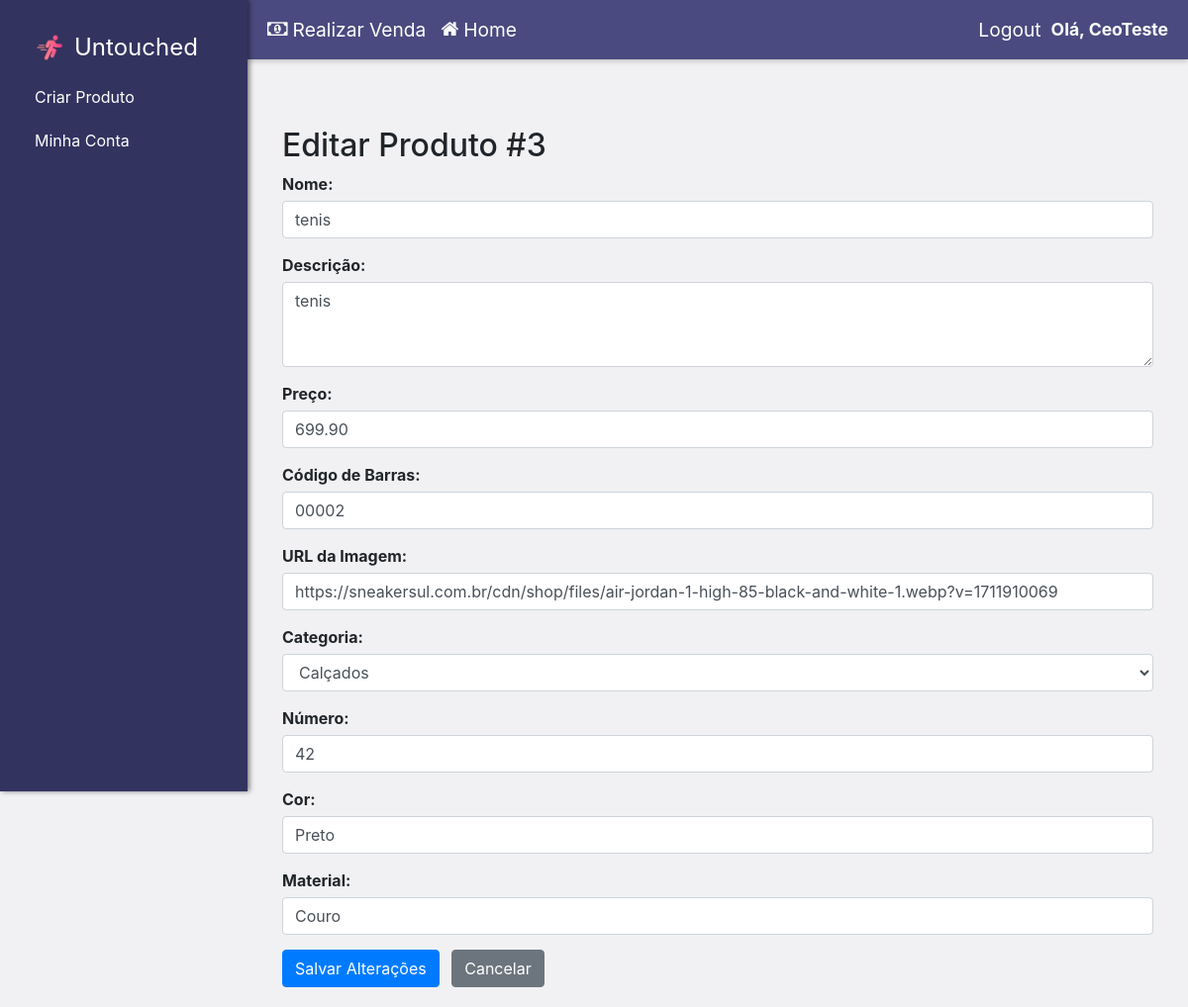
Page /prod/editar_produto/3 (signed in) on the committed database.
### website/model/Users/Staff.py (models this page shows, shortened)
class Staff(Funcionario):
    __mapper_args__ = {
        'polymorphic_identity': 4
    }

### website/model/Produtos/VestuarioMasculino.py (models this page shows, shortened)
class VestuarioMasculino(Produto):
    __mapper_args__ = {
        'polymorphic_identity': '2'
    }
    tamanho_masculino = db.Column(db.String(5))
    tecido_masculino = db.Column(db.String(20))

### website/controller/productController.py (the view, shortened to what this page needs)
@productC.route('/editar_produto/<int:produto_id>', methods=['GET', 'POST'])
@login_required
def editar_produto(produto_id):
    if not (current_user.is_authenticated and current_user.nivel >= 2):
        flash("Você não tem permissão para editar produtos.", 'danger')
        return redirect(url_for('homeC.home'))
    produto = ProdutoDatabaseService.get_produto_por_id(produto_id)
    if not produto:
        flash("Produto não encontrado.", 'danger')
        return redirect(url_for('productC.gerenciar_produtos'))
    return render_template('editar_produto.html', produto=produto)

### website/service/ProdutoDatabaseService.py (called while the page is built)
    @staticmethod
    def get_produto_por_id(produto_id):
        return Produto.query.get(produto_id)

### website/templates/editar_produto.html (shortened to what this page needs)
{% extends "layout.html" %}
{% block content %}
<div class="container mt-5">
    <h2>Editar Produto #{{ produto.id }}</h2>
    <form method="POST" action="{{ url_for('productC.editar_produto', produto_id=produto.id) }}">
        <div class="form-group">
            <label for="nome">Nome:</label>
            <input type="text" class="form-control" id="nome" name="nome" value="{{ produto.nome }}" required>
        </div>
        <div class="form-group">
            <label for="descricao">Descrição:</label>
            <textarea class="form-control" id="descricao" name="descricao" rows="3">{{ produto.descricao }}</textarea>
        </div>
        <div class="form-group">
            <label for="preco">Preço:</label>
            <input type="number" step="0.01" class="form-control" id="preco" name="preco" value="{{ "%.2f" | format(produto.preco | float) }}" required>
        </div>
        <div class="form-group">
            <label for="codigo_de_barras">Código de Barras:</label>
            <input type="text" class="form-control" id="codigo_de_barras" name="codigo_de_barras" value="{{ produto.codigo_de_barras }}" required>
        </div>
        <div class="form-group">
            <label for="imagem_url">URL da Imagem:</label>
            <input type="url" class="form-control" id="imagem_url" name="imagem_url" value="{{ produto.imagem_url }}">
        </div>
        <div class="form-group">
            <label for="categoria">Categoria:</label>
            <select class="form-control" id="categoria" name="categoria" onchange="mostrarCampos()">
                <option value="3" {% if produto.categoria == '3' %}selected{% endif %}>Calçados</option>
            </select>
        </div>
        <div id="calcados_campos" style="display: none;">
            <div class="form-group">
                <label for="numero_calcado">Número:</label>
                <input type="number" class="form-control" name="numero_calcado" value="{{ produto.numero if produto.numero is defined else '' }}">
            </div>
            <div class="form-group">
                <label for="cor_calcado">Cor:</label>
                <input type="text" class="form-control" name="cor_calcado" value="{{ produto.cor if produto.cor is defined else '' }}">
            </div>
            <div class="form-group">
                <label for="material_calcado">Material:</label>
                <input type="text" class="form-control" name="material_calcado" value="{{ produto.material if produto.material is defined else '' }}">
            </div>
        </div>
        <button type="submit" class="btn btn-primary">Salvar Alterações</button>
        <a href="{{ url_for('productC.gerenciar_produtos') }}" class="btn btn-secondary ml-2">Cancelar</a>
    </form>
</div>
{% endblock %}

### website/templates/layout.html (shortened to what this page needs)
<!DOCTYPE html>
<html>
<head>
    <link
        rel="stylesheet"
        href="https://stackpath.bootstrapcdn.com/bootstrap/4.4.1/css/bootstrap.min.css"
    />
    <link
        rel="stylesheet"
        href="https://stackpath.bootstrapcdn.com/font-awesome/4.7.0/css/font-awesome.min.css"
    />
</head>
<body>
    <div class="sidebar">
        <div class="navbar-nav">
            <a class="navbar-brand" href="{{ url_for('homeC.home') }}">
                <img src="{{ url_for('static', filename='images/logo.png') }}" alt="Nossa Logo" height="30">
                <span style="font-size: 1.2em;">Untouched</span>
            </a>
            {% block sidebar_specific_content %}
                {% if current_user.is_authenticated and current_user.tipo_usuario >= 5 %}
                    <a class="nav-item nav-link" href="{{ url_for('productC.criar_produto') }}">Criar Produto</a>
                {% endif %}
                {% if current_user.is_authenticated%}
                    {%if current_user.tipo_usuario > 2%}
                        <a class="nav-item nav-link" href="{{ url_for('homeC.home_funcionario') }}">Minha Conta</a>
                    {%else%}
                        <a class="nav-item nav-link" href="{{ url_for('homeC.home_cliente') }}">Minha Conta</a>
                    {%endif%}
                {%else%}
                    <a class="nav-item nav-link" href="{{ url_for('loginC.login_page') }}">Login</a>
                    <a class="nav-item nav-link" href="{{ url_for('signC.sign_up') }}">Sign Up</a>
                {% endif %}
            {% endblock %}
        </div>
    </div>
    <div class="main-content-area">
        <div class="topbar">
            <div class="welcome-section">
                {% if current_user.is_authenticated %}
                {% if current_user.is_authenticated and current_user.tipo_usuario > 3 %}
                    <a class="cart-link" href="{{ url_for('vendaC.carrinho_venda') }}">
                        <i class="fa fa-money"></i> Realizar Venda
                    </a>
                {% endif %}
                {%endif%}
                <a class="home-link" href="{{ url_for('homeC.home') }}">
                    <i class="fa fa-home"></i> Home
                </a>
            </div>
            <div class="auth-info">
                {% if current_user.is_authenticated %}
                    <a class="auth-link" href="{{ url_for('loginC.logout') }}">Logout</a>
                    <span class="welcome-message">Olá, {{ current_user.nome }}</span>
                {% else %}
                    <a class="auth-link" href="{{ url_for('loginC.login_page') }}">Login</a>
                    <a class="auth-link" href="{{ url_for('signC.sign_up') }}">Sign Up</a>
                {% endif %}
            </div>
        </div>
        <div class="content-wrapper">
          {% block content %}
          {% endblock %}
        </div>
    </div>
</body>
</html>

### website/templates/layout.html (style rules this page uses)
body { display: flex; min-height: 100vh; margin: 0; background-color: #eeeef0c5; }
.sidebar { width: 250px; flex-shrink: 0; background-color: #333360; color: white; padding: 20px; box-shadow: 2px 0 5px rgba(0,0,0,0.5); position: sticky; top: 0; height: 100vh; overflow-y: auto; display: flex; flex-direction: column; }
.sidebar .navbar-brand, .sidebar .nav-link { color: white !important; padding: 10px 15px; display: flex; align-items: center; text-decoration: none; }
.sidebar .navbar-brand img { margin-right: 10px; }
.main-content-area { flex-grow: 1; display: flex; flex-direction: column; }
.topbar { background-color: #4a4a80; color: white; padding: 10px 20px; display: flex; justify-content: space-between; align-items: center; box-shadow: 0 2px 5px rgba(0,0,0,0.2); height: 60px; flex-shrink: 0; }
.topbar .welcome-section { display: flex; align-items: center; gap: 15px; }
.topbar .welcome-message { font-size: 1.1em; font-weight: bold; }
.topbar .home-link, .topbar .cart-link, .topbar .auth-link, .topbar .my-account-link { color: white !important; text-decoration: none; font-size: 1.2em; display: flex; align-items: center; transition: color 0.2s ease-in-out; }
.topbar .home-link i, .topbar .cart-link i { margin-right: 5px; }
.topbar .auth-info { display: flex; align-items: center; gap: 10px; }
.content-wrapper { flex-grow: 1; padding: 20px; }
.form-group { margin-bottom: 15px; }
label { display: block; margin-bottom: 5px; font-weight: bold; }

### rows in the picture
Staff: nome "CeoTeste"
VestuarioMasculino: id "3", nome "tenis", descricao "tenis", preco "699.90", codigo_de_barras "00002", imagem_url "https://sneakersul.com.br/cdn/shop/files/air-jordan-1-high-85-black-and-white-1.webp?v=1711910069", categoria "Calçados", numero_calcado "42", cor_calcado "Preto", material_calcado "Couro"
